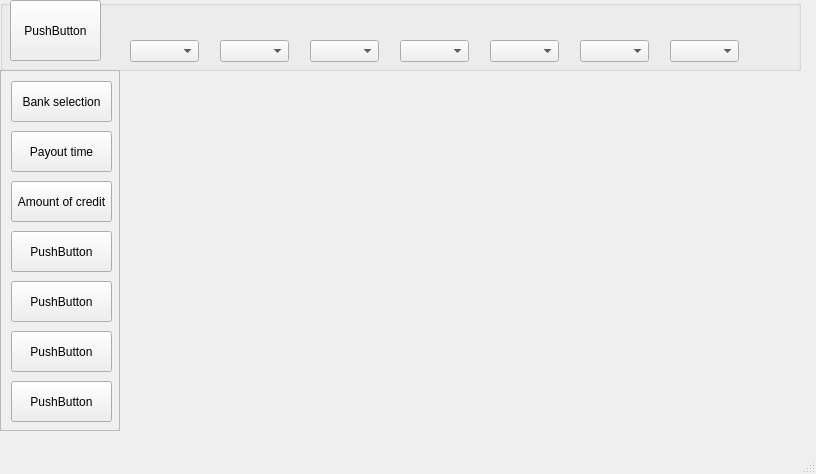
<?xml version="1.0" encoding="UTF-8"?>
<ui version="4.0">
 <class>MainWindow</class>
 <widget class="QMainWindow" name="MainWindow">
  <property name="geometry">
   <rect>
    <x>0</x>
    <y>0</y>
    <width>816</width>
    <height>474</height>
   </rect>
  </property>
  <property name="windowTitle">
   <string>MainWindow</string>
  </property>
  <widget class="QWidget" name="centralwidget">
   <widget class="QGroupBox" name="groupBox">
    <property name="geometry">
     <rect>
      <x>0</x>
      <y>0</y>
      <width>801</width>
      <height>71</height>
     </rect>
    </property>
    <property name="title">
     <string/>
    </property>
    <widget class="QPushButton" name="pushButton">
     <property name="geometry">
      <rect>
       <x>10</x>
       <y>0</y>
       <width>91</width>
       <height>61</height>
      </rect>
     </property>
     <property name="text">
      <string>PushButton</string>
     </property>
    </widget>
    <widget class="QComboBox" name="choiceBank">
     <property name="geometry">
      <rect>
       <x>130</x>
       <y>40</y>
       <width>69</width>
       <height>22</height>
      </rect>
     </property>
     <property name="currentText">
      <string/>
     </property>
    </widget>
    <widget class="QComboBox" name="timePayout">
     <property name="geometry">
      <rect>
       <x>220</x>
       <y>40</y>
       <width>69</width>
       <height>22</height>
      </rect>
     </property>
    </widget>
    <widget class="QComboBox" name="amountOfCredit">
     <property name="geometry">
      <rect>
       <x>310</x>
       <y>40</y>
       <width>69</width>
       <height>22</height>
      </rect>
     </property>
    </widget>
    <widget class="QComboBox" name="comboBox_4">
     <property name="geometry">
      <rect>
       <x>400</x>
       <y>40</y>
       <width>69</width>
       <height>22</height>
      </rect>
     </property>
     <property name="editable">
      <bool>false</bool>
     </property>
     <property name="placeholderText">
      <string/>
     </property>
    </widget>
    <widget class="QComboBox" name="comboBox_5">
     <property name="geometry">
      <rect>
       <x>490</x>
       <y>40</y>
       <width>69</width>
       <height>22</height>
      </rect>
     </property>
    </widget>
    <widget class="QComboBox" name="comboBox_6">
     <property name="geometry">
      <rect>
       <x>580</x>
       <y>40</y>
       <width>69</width>
       <height>22</height>
      </rect>
     </property>
    </widget>
    <widget class="QComboBox" name="comboBox_7">
     <property name="geometry">
      <rect>
       <x>670</x>
       <y>40</y>
       <width>69</width>
       <height>22</height>
      </rect>
     </property>
    </widget>
   </widget>
   <widget class="QScrollArea" name="scrollArea">
    <property name="geometry">
     <rect>
      <x>0</x>
      <y>70</y>
      <width>120</width>
      <height>361</height>
     </rect>
    </property>
    <property name="widgetResizable">
     <bool>true</bool>
    </property>
    <widget class="QWidget" name="scrollAreaWidgetContents">
     <property name="geometry">
      <rect>
       <x>0</x>
       <y>0</y>
       <width>118</width>
       <height>359</height>
      </rect>
     </property>
     <widget class="QPushButton" name="pushButton4">
      <property name="geometry">
       <rect>
        <x>10</x>
        <y>160</y>
        <width>101</width>
        <height>41</height>
       </rect>
      </property>
      <property name="text">
       <string>PushButton</string>
      </property>
     </widget>
     <widget class="QPushButton" name="pushButton5">
      <property name="geometry">
       <rect>
        <x>10</x>
        <y>210</y>
        <width>101</width>
        <height>41</height>
       </rect>
      </property>
      <property name="text">
       <string>PushButton</string>
      </property>
     </widget>
     <widget class="QPushButton" name="pushButton6">
      <property name="geometry">
       <rect>
        <x>10</x>
        <y>260</y>
        <width>101</width>
        <height>41</height>
       </rect>
      </property>
      <property name="text">
       <string>PushButton</string>
      </property>
     </widget>
     <widget class="QPushButton" name="pushButton7">
      <property name="geometry">
       <rect>
        <x>10</x>
        <y>310</y>
        <width>101</width>
        <height>41</height>
       </rect>
      </property>
      <property name="text">
       <string>PushButton</string>
      </property>
     </widget>
     <widget class="QPushButton" name="pushButton2">
      <property name="geometry">
       <rect>
        <x>10</x>
        <y>60</y>
        <width>101</width>
        <height>41</height>
       </rect>
      </property>
      <property name="text">
       <string>Payout time</string>
      </property>
     </widget>
     <widget class="QPushButton" name="pushButton3">
      <property name="geometry">
       <rect>
        <x>10</x>
        <y>110</y>
        <width>101</width>
        <height>41</height>
       </rect>
      </property>
      <property name="text">
       <string>Amount of credit</string>
      </property>
     </widget>
     <widget class="QPushButton" name="pushButton1">
      <property name="geometry">
       <rect>
        <x>10</x>
        <y>10</y>
        <width>101</width>
        <height>41</height>
       </rect>
      </property>
      <property name="text">
       <string>Bank selection</string>
      </property>
     </widget>
    </widget>
   </widget>
  </widget>
  <widget class="QMenuBar" name="menubar">
   <property name="geometry">
    <rect>
     <x>0</x>
     <y>0</y>
     <width>816</width>
     <height>22</height>
    </rect>
   </property>
  </widget>
  <widget class="QStatusBar" name="statusbar"/>
 </widget>
 <resources/>
 <connections/>
</ui>
